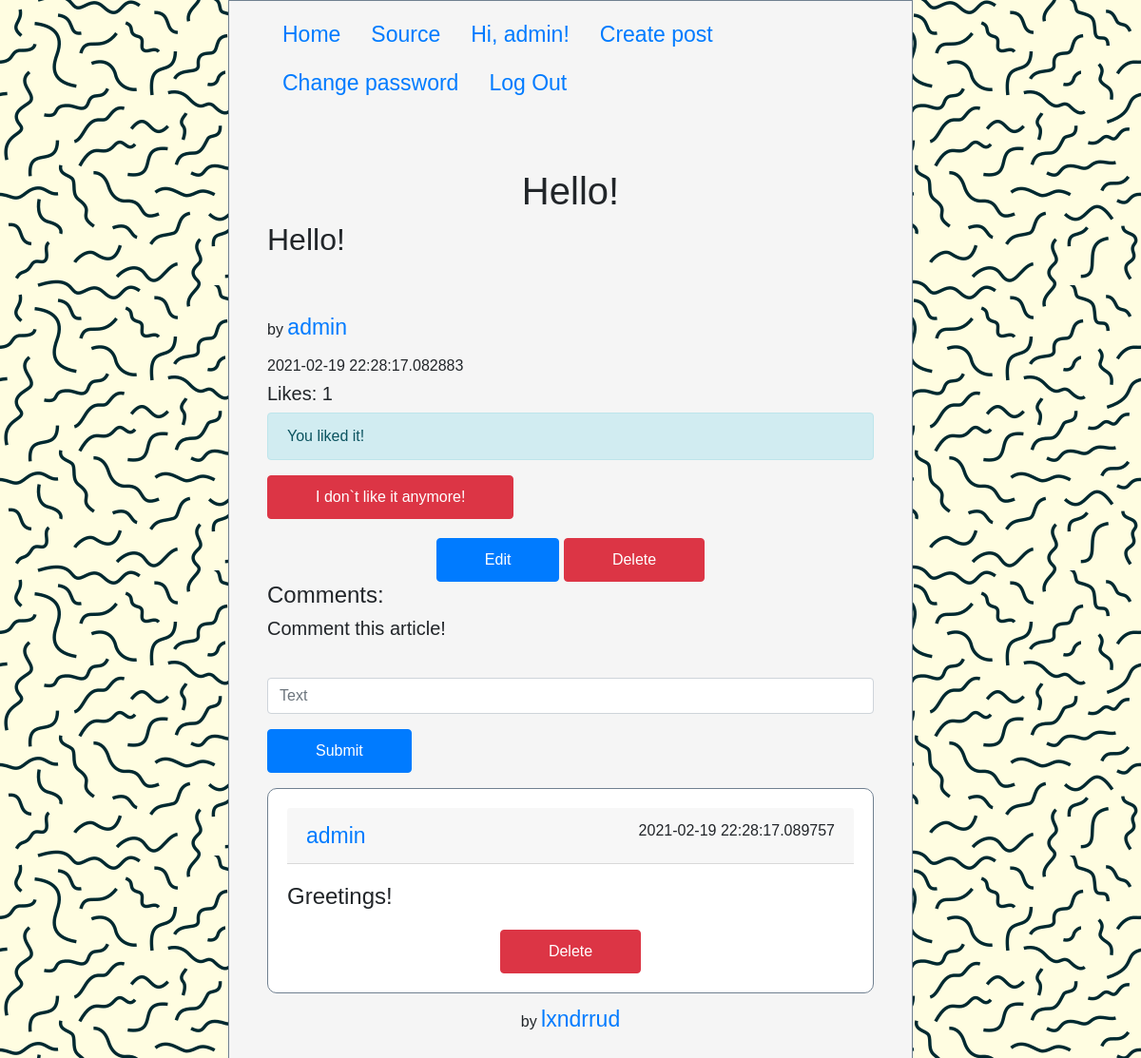
Page /post/1/ (signed in) on the earlier database version.
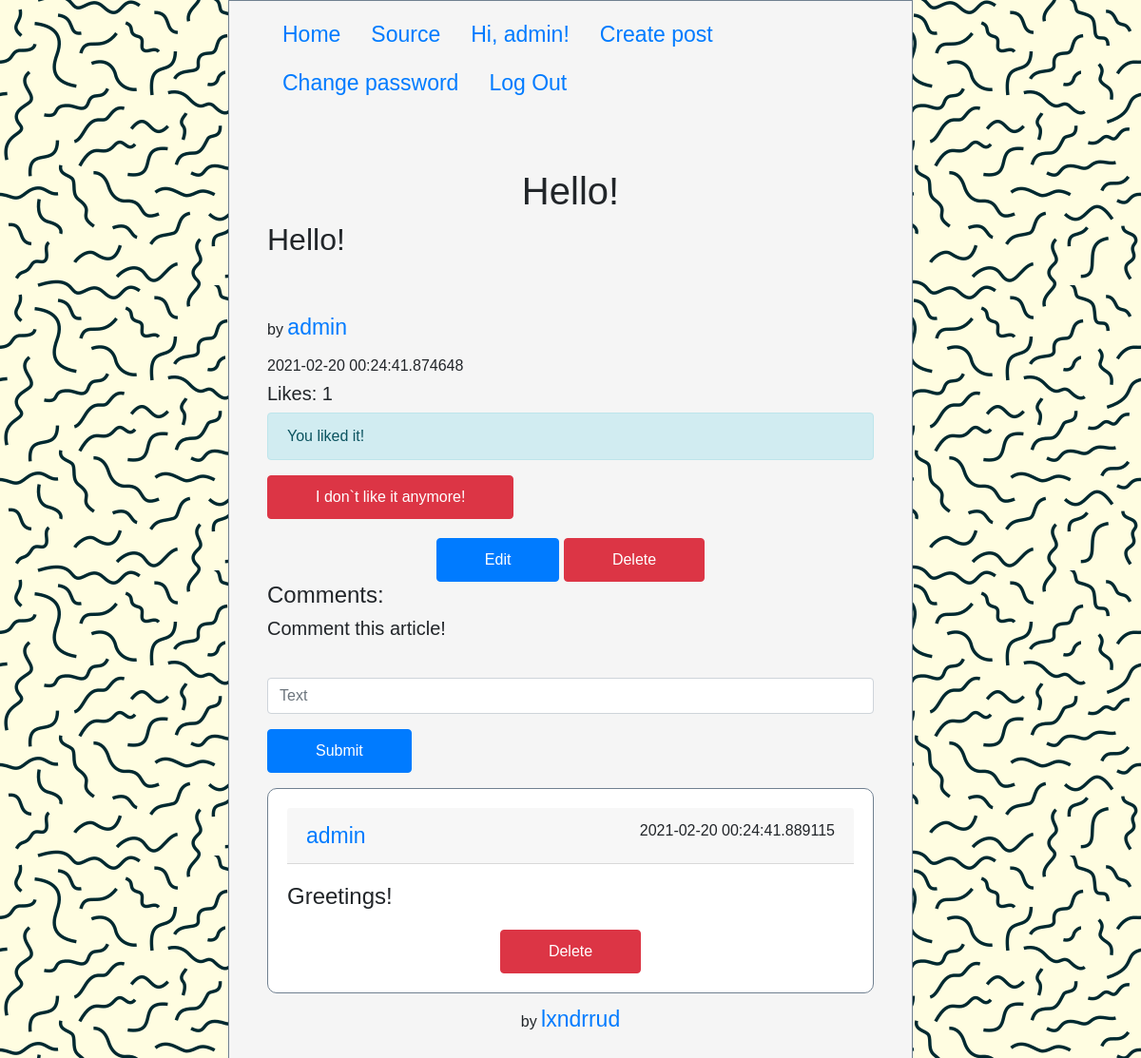
Same page on the later database version.
### script.py (models this page shows, shortened)
class Post(db.Model):
    id = db.Column(db.Integer, primary_key=True)
    title = db.Column(db.String(50), nullable=False)
    text = db.Column(db.String(500), nullable=False)
    datetime = db.Column(db.DateTime, nullable=False, default=datetime.now())
    author_nickname = db.Column(db.String(50), db.ForeignKey('user.nickname'))
    commentaries = db.relationship('Commentary', backref=db.backref('post'))
    likes = db.relationship('Like', backref=db.backref('post'))

class Commentary(db.Model):
    id = db.Column(db.Integer, primary_key=True)
    text = db.Column(db.String(200), nullable=False)
    datetime = db.Column(db.DateTime, nullable=False, default=datetime.now())
    author_nickname = db.Column(db.String(50), db.ForeignKey('user.nickname'))
    post_id = db.Column(db.Integer, db.ForeignKey('post.id'))

### script.py (the view)
@app.route('/post/<int:post_id>/')
def post_detail(post_id):
    post = Post.query.filter_by(id=post_id).first()
    comments = post.commentaries
    comments.reverse()
    if session['is_authenticated']:
        is_liked = Like.query.filter_by(user_nickname=session['nickname'], post_id = post_id).first() is not None
    else:
        is_liked = False
    likes = len(post.likes)
    return render_template('posts/post_detail.html', post=post, comments=comments, likes=likes, is_liked=is_liked)

### templates/posts/post_detail.html (shortened to what this page needs)
{% extends 'base.html' %}
{% block content %}
    <div class="post">
        <h1 class="post-title">{{ post.title }}</h1>
        <h2 class="post-text">{{ post.text }}</h2>
        <h6 class="post-author"><p>by <a href="{{ url_for('user_posts', nickname=post.author_nickname) }}">{{ post.author_nickname }}</a></h6>
        <h6 class="post-date">{{ post.datetime }}</h6>
        <h5>Likes: {{ likes }}</h5>
        {% if session.is_authenticated %}
            {% if is_liked %}
                <div class="alert alert-info" role="alert">
                    You liked it!
                </div>
                <a href="{{ url_for('unlike', post_id=post.id) }}" class="btn btn-danger">I don`t like it anymore!</a>
            {% else %}
                <a href="{{ url_for('like', post_id=post.id) }}" class="btn btn-primary">I like it!</a>
            {% endif %}
        {% endif %}
        <div class="post-links">
            {% if session.is_authenticated %}
                {% if session.nickname == post.author_nickname %}
                    <a href="{{ url_for('post_edit', post_id=post.id) }}" class="btn btn-primary">Edit</a>
                {% endif %}
                {% if session.nickname == post.author_nickname or session.role == 'Admin' %}
                    <a href="{{ url_for('post_delete', post_id=post.id) }}" class="btn btn-danger">Delete</a>
                {% endif %}
            {% endif %}
        </div>
        <h4>Comments:</h4>
        {% if session.is_authenticated %}
            <h5>Comment this article!</h5>
            <form action="{{ url_for('comment_create', post_id = post.id) }}" method="post">
                <div class="form-group">
                    <input type="text" id="comment-text" name="comment-text" required placeholder="Text" class="form-control">
                </div>
                <p><input type="submit" value="Submit" class="btn btn-primary"></p>
            </form>
        {% endif %}
        {% for comment in comments %}
            <div class="card">
                <div class="card-body">
                    <div class="card-header"><a href="{{ url_for('user_posts', nickname=comment.author_nickname) }}">{{ comment.author_nickname }}</a><p style="float: right;">{{ comment.datetime }}</p></div>
                    <h4 class="card-text">{{ comment.text }}</h4>
                    <div class="post-links">
                        {% if session.is_authenticated %}
                            {% if session.nickname == post.author_nickname or session.role == 'Admin' %}
                                <a href="{{ url_for('comment_delete', post_id=post.id, comment_id=comment.id) }}" class="btn btn-danger">Delete</a>
                            {% endif %}
                        {% endif %}
                    </div>
                </div>
            </div>
        {% endfor %}
    </div>
{% endblock content %}

### templates/base.html (shortened to what this page needs)
<!doctype html>
<html lang="en">
<head>
    <link rel="stylesheet" href="https://maxcdn.bootstrapcdn.com/bootstrap/4.0.0/css/bootstrap.min.css">
    <link rel="stylesheet" href="{{ url_for('static', filename='css/style.css') }}">
</head>
<body>
    <div class="wrapper">
        <ul class="nav">
            <li class="nav-item">
                <a class="nav-link" href="{{ url_for('home') }}">Home</a>
            </li>
            <li class="nav-item">
                <a href="https://github.com/lxndrrud/flaskalc" class="nav-link">Source</a>
            </li>
            {% if session.is_authenticated %}
                <li class="nav-item">
                    <a class="nav-link" href="{{ url_for('user_posts', nickname=session.nickname) }}">Hi, {{ session.nickname }}!</a>
                </li>
                <li class="nav-item">
                    <a class="nav-link" href="{{ url_for('post_create') }}">Create post</a>
                </li>
                <li class="nav-item">
                    <a class="nav-link" href="{{ url_for('change_password') }}">Change password</a>
                </li>
                <li class="nav-item">
                    <a class="nav-link" href="{{ url_for('logout') }}">Log Out</a>
                </li>
            {% endif %}
        </ul>
        <div class="content">{% block content %}{% endblock content %}</div>
        <div class="footer">
            <p>by <a href="https://github.com/lxndrrud">lxndrrud</a></p>
        </div>
    </div>
</body>
</html>

### static/css/style.css (style rules this page uses)
* { margin: 0; padding: 0; }
html, body { font-family: Helvetica; }
body { background: url(../volnistye-linii.png); word-wrap: break-word; }
.wrapper { background: whitesmoke; width: 60%; min-height: 100vh; margin: 0 20%; border: 1px solid slategrey; }
a { font-size: 23px; }
.nav { padding-left: 40px; padding-top: 10px; border-width: 0px; }
.content { margin: 0; padding-top: 35px; padding-left: 40px; padding-right: 40px; box-sizing: border-box; padding-bottom: 10px; min-height: calc(100vh - 90px); }
.footer { height: 90px; vertical-align: bottom; text-align: center; }
.card { border-radius: 10px; border: none; }
.card-body { text-align: center; border-radius: 10px; border: 1px solid slategrey; }
.post { margin-top: 30px; }
.post-title { text-align: center; }
.post-author { margin-top: 60px; }
.post-links { text-align: center; margin-top: 20px; }
.btn { padding: 10px 50px; }
.form-group { margin-top: 40px; }

### templates/posts/post_detail.html (style rules this page uses)
.card-header { text-align: left; }
.card-text { margin-top: 20px; text-align: left; }

Differences in the rows shown:
changed Post "Hello!": datetime "2021-02-19 22:28:17.082883" → "2021-02-20 00:24:41.874648"
changed Commentary "Greetings!": datetime "2021-02-19 22:28:17.089757" → "2021-02-20 00:24:41.889115"
